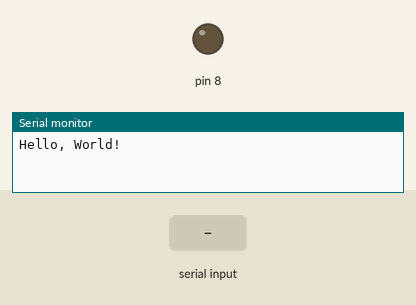
This sketch was run on a simulated Arduino Uno, built with avr-gcc and run on an emulated ATmega328P. Shown: output pins drawn as LEDs (lit = HIGH), the last lines printed to the serial monitor. The test bench sets the inputs (shaded band).

Above: at 1.2 s.
1.3 s: "1" received over Serial
At 1.6 s:
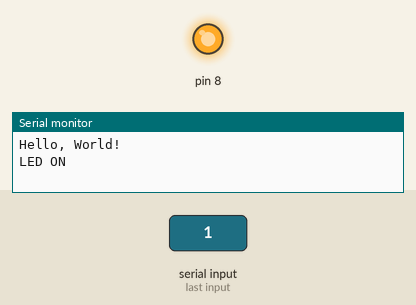
2.8 s: "0" received over Serial
At 4.0 s:
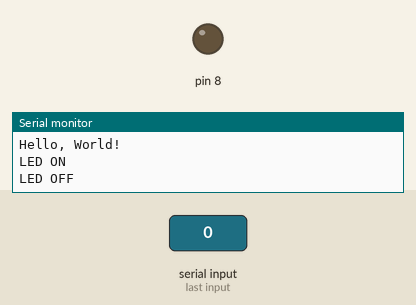
Timing chart, 0 to 5.8 s (numbered marks = the images above; inputs shaded):
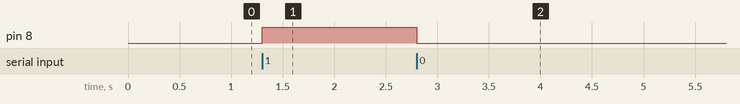

Measured:
- after the input at 1.3 s, pin 8: LOW → HIGH at once
- after the input at 2.8 s, pin 8: HIGH → LOW at once

The sketch:

LAB03_Part1.ino
```cpp
int k;
void setup() {
   Serial.begin(9600);
  pinMode(8,OUTPUT);
  Serial.print("Hello, World!");

}

void loop() {
  if(Serial.available())
  {
    k = Serial.read();
    if(k=='1')
    {
     digitalWrite(8,HIGH);
     Serial.print("\nLED ON");
    }
    else if(k=='0')
    {
      digitalWrite(8,LOW);
      Serial.print("\nLED OFF");
    }
  }

}
```
